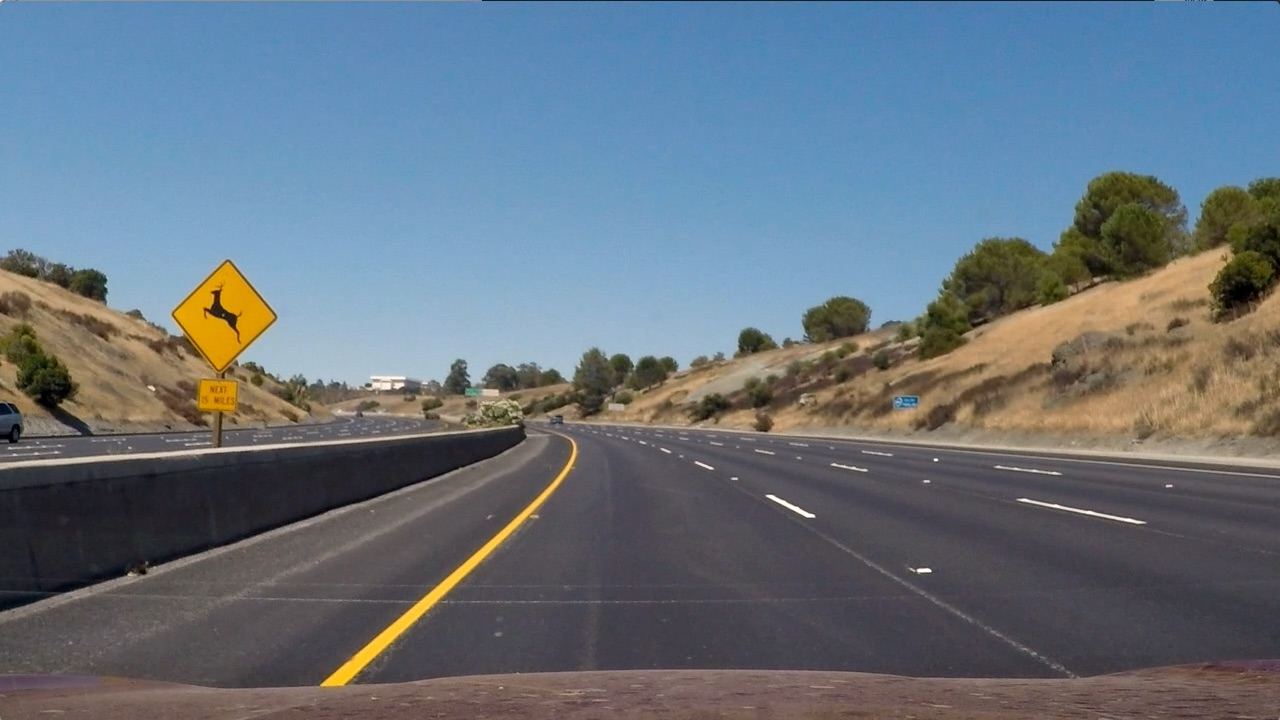
#> input picture test2.jpg, 1280 x 720 px
$ python -i Thresh.py   (imports and definitions only)   (older library calls are emulated)
#> lines starting #> are read from the running program, lines starting #| are printed output that depends on the picture; after the words box and inside, x2 and y2 are one past the last pixel; in counts of white or black regions, pixels touching at a corner belong together
#coding=utf-8
import numpy as np
import cv2


def AbsSobelThresh(gray,orient='x',thresh_min=20,thresh_max=100):

    if orient=='x':
        abs_sobel=np.absolute(cv2.Sobel(gray,cv2.CV_64F,1,0))
    if orient == 'y':
        abs_sobel = np.absolute(cv2.Sobel(gray, cv2.CV_64F, 0, 1))
    scaled_sobel=np.uint8(255*abs_sobel/np.max(abs_sobel))
    binary_output=np.zeros_like(scaled_sobel)
    binary_output[(scaled_sobel>=thresh_min)&(scaled_sobel<=thresh_max)]=1

    return binary_output


def mag_thresh(gray, sobel_kernel=3, mag_thresh=(0, 255)):
	"""
	Return the magnitude of the gradient
	for a given sobel kernel size and threshold values
	"""
	# Convert to grayscale

	# Take both Sobel x and y gradients
	sobelx = cv2.Sobel(gray, cv2.CV_64F, 1, 0, ksize=sobel_kernel)
	sobely = cv2.Sobel(gray, cv2.CV_64F, 0, 1, ksize=sobel_kernel)
	# Calculate the gradient magnitude
	gradmag = np.sqrt(sobelx**2 + sobely**2)
	# Rescale to 8 bit
	scale_factor = np.max(gradmag)/255
	gradmag = (gradmag/scale_factor).astype(np.uint8)
	# Create a binary image of ones where threshold is met, zeros otherwise
	binary_output = np.zeros_like(gradmag)
	binary_output[(gradmag >= mag_thresh[0]) & (gradmag <= mag_thresh[1])] = 1

	# Return the binary image
	return binary_output


def dir_threshold(gray, sobel_kernel=3, thresh=(0.7, np.pi/2)):
	"""
	Return the direction of the gradient
	for a given sobel kernel size and threshold values
	"""
	# Convert to grayscale

	# Calculate the x and y gradients
	sobelx = cv2.Sobel(gray, cv2.CV_64F, 1, 0, ksize=sobel_kernel)
	sobely = cv2.Sobel(gray, cv2.CV_64F, 0, 1, ksize=sobel_kernel)
	# Take the absolute value of the gradient direction,
	# apply a threshold, and create a binary image result
	absgraddir = np.arctan2(np.absolute(sobely), np.absolute(sobelx))
	binary_output =  np.zeros_like(absgraddir)
	binary_output[(absgraddir >= thresh[0]) & (absgraddir <= thresh[1])] = 1

	# Return the binary image
	return binary_output


def hls_thresh(img, thresh=(80, 255)):
	"""
	Convert RGB to HLS and threshold to binary image using S channel
	"""
	hls = cv2.cvtColor(img, cv2.COLOR_RGB2HLS)
	s_channel = hls[:,:,2]
	binary_output = np.zeros_like(s_channel)
	binary_output[(s_channel > thresh[0]) & (s_channel <= thresh[1])] = 1
	return binary_output


def combined_thresh(img):
	hls_bin = hls_thresh(img, thresh=(50, 255))

	img = cv2.cvtColor(img, cv2.COLOR_RGB2GRAY)
	abs_bin = AbsSobelThresh(img, orient='x', thresh_min=50, thresh_max=255)
	mag_bin = mag_thresh(img, sobel_kernel=3, mag_thresh=(50, 255))
	dir_bin = dir_threshold(img, sobel_kernel=15, thresh=(0.7, 1.3))

	combined = np.zeros_like(dir_bin)
	combined[(abs_bin == 1 | ((mag_bin == 1) & (dir_bin == 1))) | hls_bin == 1] = 1

	scale_factor = np.max(combined) / 255
	combined = (combined / scale_factor).astype(np.uint8)
	return combined # DEBUG


def PerspectiveTransform(img):

    src = np.float32(
		[[200, 720],
		 [1100, 720],
		 [595, 450],
		 [685, 450]])
    dst = np.float32(
		[[300, 720],
		 [980, 720],
		 [300, 0],
		 [980, 0]])
    m = cv2.getPerspectiveTransform(src, dst)
    m_inv = cv2.getPerspectiveTransform(dst, src)
    img_size=(img.shape[1],img.shape[0])
    warped = cv2.warpPerspective(img, m, img_size, flags=cv2.INTER_LINEAR)
    #unwarped = cv2.warpPerspective(warped, m_inv, (warped.shape[1], warped.shape[0]), flags=cv2.INTER_LINEAR)  # DEBUG
    return warped, m, m_inv

# [18 lines of commented-out code are left out]

>>> import cv2
>>> picture = cv2.cvtColor(cv2.imread('test2.jpg'), cv2.COLOR_BGR2RGB)
>>> result = combined_thresh(picture)
#> in hls_thresh, `hls = cv2.cvtColor(img, cv2.COLOR_RGB2HLS)`: hls: shape (720, 1280, 3); mean of channels 0, 1, 2 86.2, 113.9, 64.8
#> in combined_thresh, `hls_bin = hls_thresh(img, thresh=(50, 255))`:
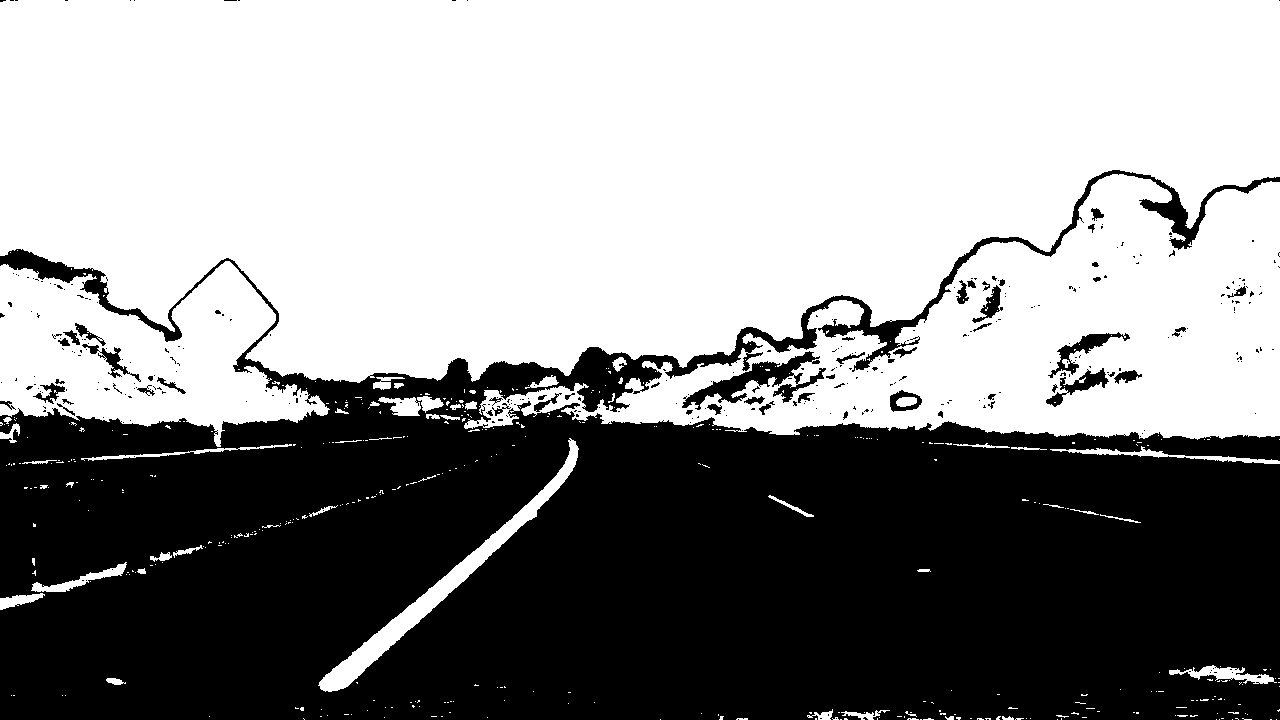
#> hls_bin: shape (720, 1280); values 0 (black) and 1 (white), 56.9% white; 326 black regions (274 under 20 px), largest, box (x1, y1, x2, y2) and area: (0, 170, 1280, 720) 388302, (682, 351, 826, 410) 2449, (1048, 332, 1130, 378) 839
#> in combined_thresh, `abs_bin = AbsSobelThresh(img, orient='x', thresh_min=50, thresh_max=255)`: abs_bin: shape (720, 1280); values 0 (black) and 1 (white), 1.2% white in thin lines or dots
#> in mag_thresh, `gradmag = np.sqrt(sobelx**2 + sobely**2)`:
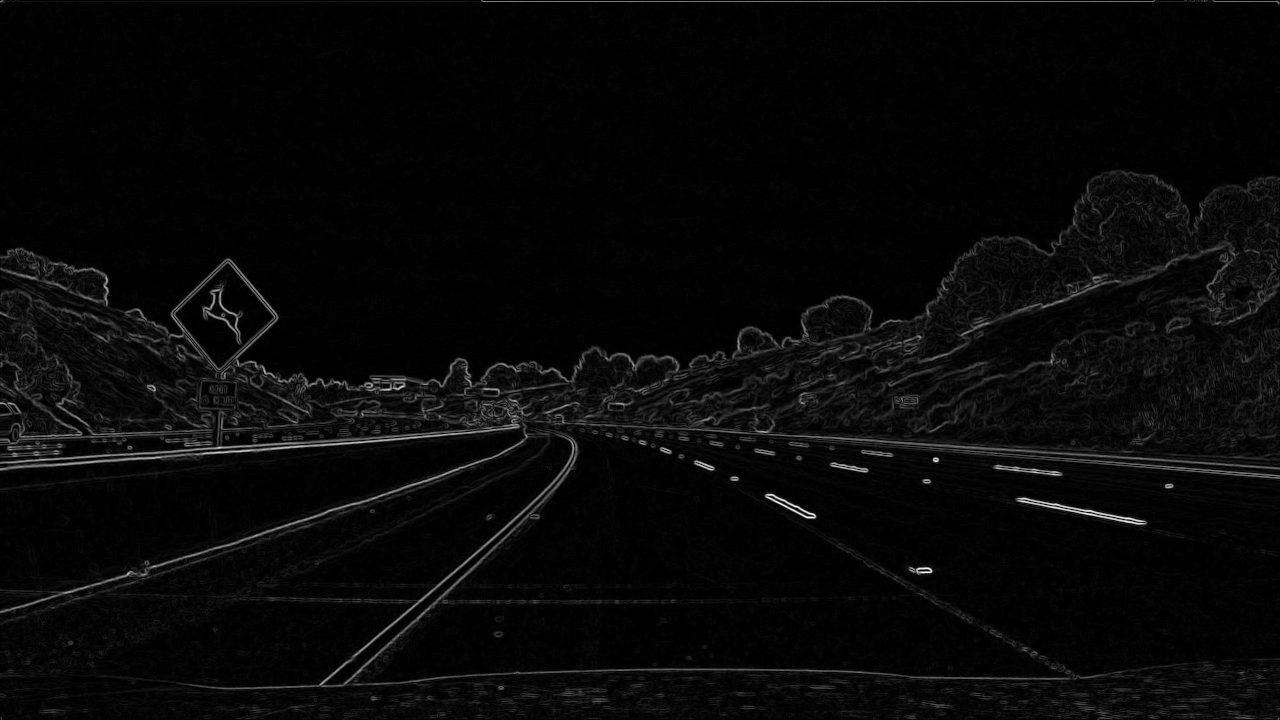
#> gradmag: shape (720, 1280) float64; min 0, max 767, mean 26.3; drawn with min black and max white
#> in mag_thresh, `scale_factor = np.max(gradmag)/255`: scale_factor = 3.01
#> in combined_thresh, `mag_bin = mag_thresh(img, sobel_kernel=3, mag_thresh=(50, 255))`: mag_bin: shape (720, 1280); values 0 (black) and 1 (white), 3.2% white in thin lines or dots
#> in combined_thresh, `dir_bin = dir_threshold(img, sobel_kernel=15, thresh=(0.7, 1.3))`:
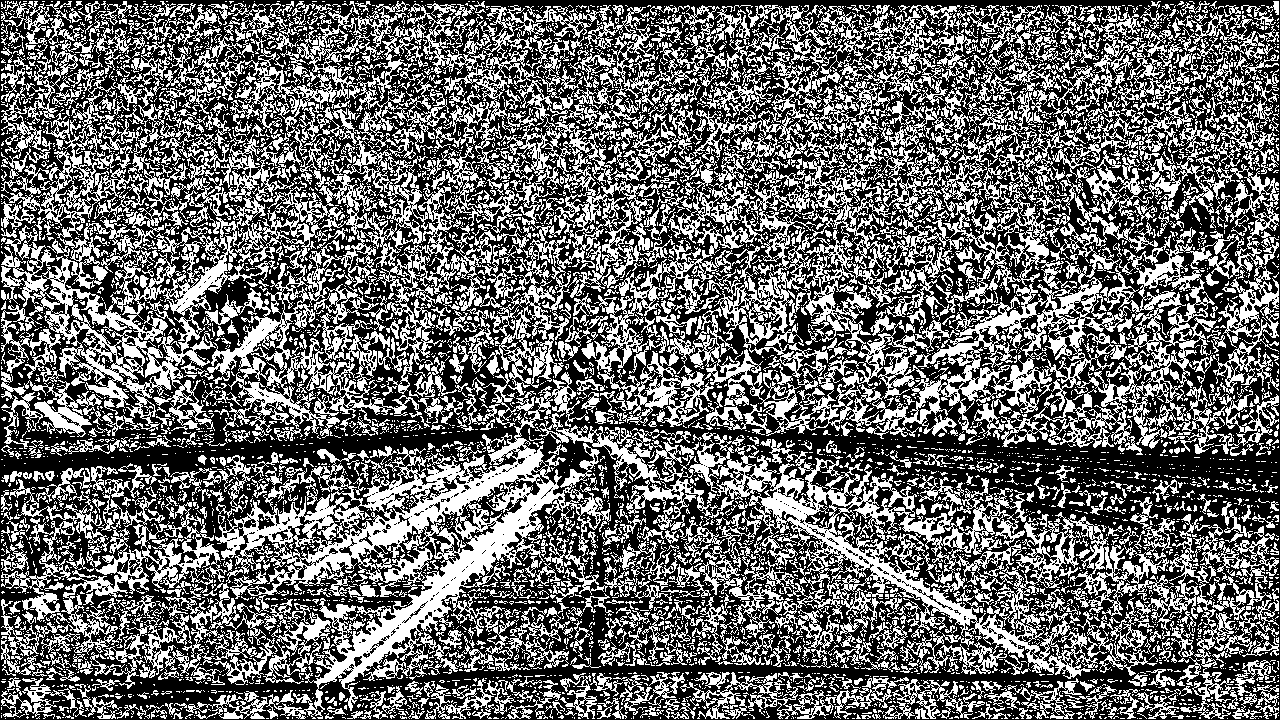
#> dir_bin: shape (720, 1280) float64; values 0 (black) and 1 (white), 41.4% white; 6777 white regions (5715 under 20 px), largest, box (x1, y1, x2, y2) and area: (594, 5, 1217, 455) 59735, (1, 69, 522, 441) 48971, (215, 372, 611, 719) 31469
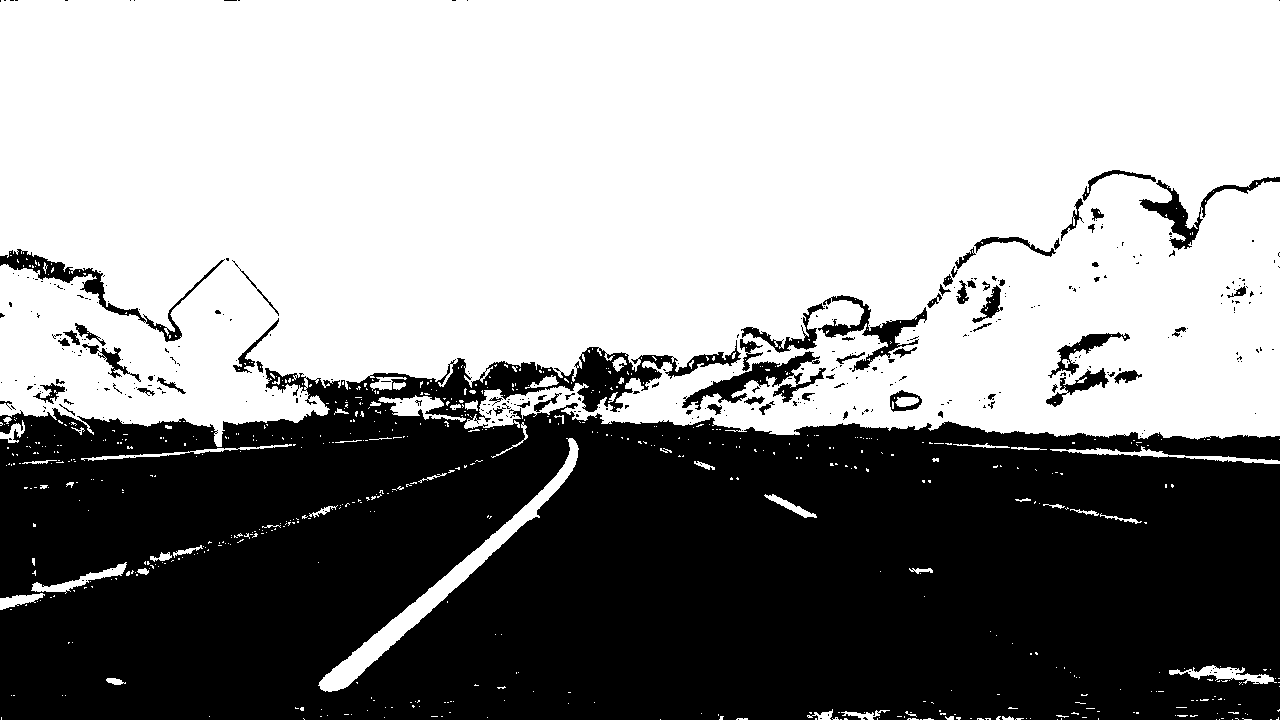
#> result: shape (720, 1280); 57.4% white; 369 black regions (301 under 20 px), largest, box (x1, y1, x2, y2) and area: (0, 340, 1280, 720) 375023, (682, 351, 826, 410) 2399, (0, 249, 225, 342) 2328
